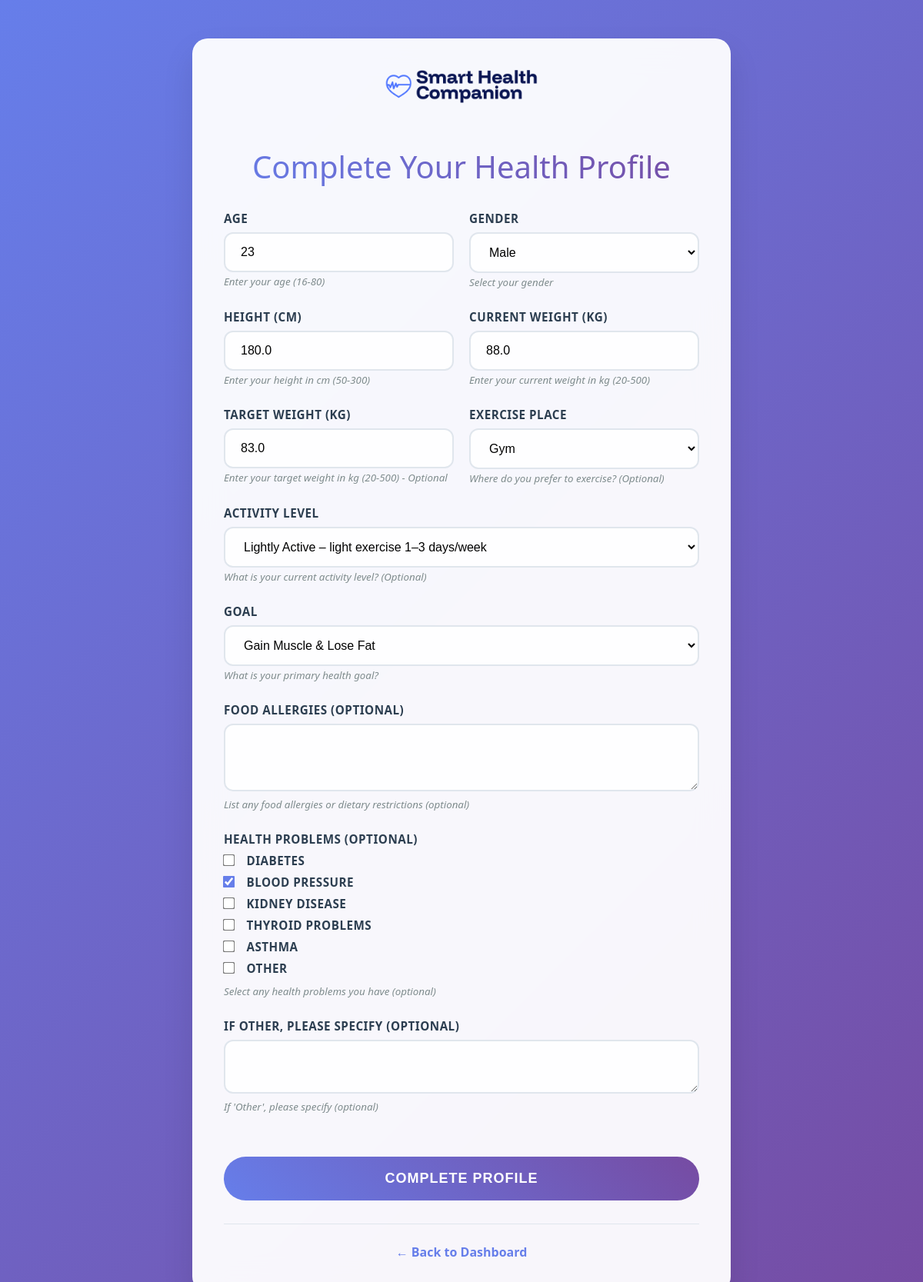
The page /complete-profile/ (signed in) on the database its author committed.
### mainapp/models.py (models this page shows, shortened)
class Profile(models.Model):
    GENDER_CHOICES = [
        ('M', 'Male'),
        ('F', 'Female'),
        ('O', 'Other'),
    ]
    GOAL_CHOICES = [
        ('lose_weight', 'Lose Weight'),
        ('maintain_weight', 'Maintain Weight'),
        ('build_muscle', 'Gain Muscle'),
        ('both', 'Gain Muscle & Lose Fat'),
        ('improve_fitness', 'Improve Fitness'),
    ]
    EXERCISE_PLACE_CHOICES = [
        ('gym', 'Gym'),
        ('home', 'Home'),
        ('outdoor', 'Outdoor'),
    ]
    ACTIVITY_LEVEL_CHOICES = [
        ('sedentary', 'Sedentary – little or no exercise'),
        ('lightly_active', 'Lightly Active – light exercise 1–3 days/week'),
        ('moderately_active', 'Moderately Active – moderate exercise 3–5 days/week'),
        ('very_active', 'Very Active – hard exercise 6–7 days/week'),
        ('extra_active', 'Extra Active – intense training or physical job'),
    ]
    user = models.OneToOneField(User, on_delete=models.CASCADE, related_name='profile')
    age = models.IntegerField(null=True, blank=True)
    height = models.FloatField(null=True, blank=True)
    current_weight = models.FloatField(null=True, blank=True, help_text='Current weight in kg')
    target_weight = models.FloatField(null=True, blank=True, help_text='Target weight in kg')
    gender = models.CharField(max_length=1, choices=GENDER_CHOICES, null=True, blank=True)
    food_allergies = models.TextField(max_length=500, blank=True, null=True)
    goal = models.CharField(max_length=20, choices=GOAL_CHOICES, null=True, blank=True)
    exercise_place = models.CharField(max_length=10, choices=EXERCISE_PLACE_CHOICES, null=True, blank=True, help_text='Preferred exercise location')
    activity_level = models.CharField(max_length=20, choices=ACTIVITY_LEVEL_CHOICES, null=True, blank=True, help_text='Your current activity level')
    health_problems = models.JSONField(default=list, blank=True, help_text='List of health problems/conditions')
    other_health_problems = models.TextField(max_length=500, blank=True, null=True,
                                             help_text='Specify other health problems not listed above')
    weight_loss_plan = models.TextField(blank=True, null=True)
    start_tracking_date = models.DateField(null=True, blank=True)

### mainapp/views.py (the view)
# urls.py: path("complete-profile/", views.complete_profile_view, name="complete_profile"),
@login_required
def complete_profile_view(request):
    profile, created = request.user.profile, False
    if not hasattr(request.user, 'profile'):
        from .models import Profile
        profile = Profile.objects.create(user=request.user)
        created = True
    if request.method == "POST":
        form = ProfileForm(request.POST, instance=profile)
        if form.is_valid():
            profile = form.save()
            try:
                profile_data = {
                    'age': profile.age,
                    'height': profile.height,
                    'current_weight': profile.current_weight,
                    'target_weight': profile.target_weight,
                    'gender': profile.gender,
                    'goal': profile.goal,
                    'exercise_place': profile.exercise_place,
                    'activity_level': profile.activity_level,
                    'food_allergies': profile.food_allergies or 'None',
                    'health_problems': profile.health_problems or [],
                    'other_health_problems': profile.other_health_problems or 'None',
                    'bmi': profile.bmi
                }
                ai_service = AIPlan()
                weight_loss_plan = ai_service.generate_plan(profile_data)
                profile.weight_loss_plan = weight_loss_plan
                profile.save()
            except Exception as e:
                print(f"Error generating weight loss plan: {e}")
            return redirect("dashboard")
        else:
            return render(request, "mainapp/complete_profile.html", {
                "form": form,
                "errors": "Please correct the errors below."
            })
    else:
        form = ProfileForm(instance=profile)
    return render(request, "mainapp/complete_profile.html", {"form": form})

### mainapp/templates/mainapp/complete_profile.html (shortened to what this page needs)
<!DOCTYPE html>
<html>
<head>
    {% load static %}
</head>
<body>
    <div class="container">
        <div class="logo-container">
            <img src="{% static 'smart-health-companion-logo.png' %}" alt="Smart Health Companion Logo" class="logo">
        </div>
        <h2>Complete Your Health Profile</h2>
        <form method="POST">
            <div class="form-row">
                <div class="form-group">
                    <label for="{{ form.age.id_for_label }}">{{ form.age.label }}</label>
                    {{ form.age }}
                    {% if form.age.help_text %}
                        <small style="color: #7f8c8d; font-style: italic;">{{ form.age.help_text }}</small>
                    {% endif %}
                </div>
                <div class="form-group">
                    <label for="{{ form.gender.id_for_label }}">{{ form.gender.label }}</label>
                    {{ form.gender }}
                    {% if form.gender.help_text %}
                        <small style="color: #7f8c8d; font-style: italic;">{{ form.gender.help_text }}</small>
                    {% endif %}
                </div>
            </div>
            <div class="form-row">
                <div class="form-group">
                    <label for="{{ form.height.id_for_label }}">{{ form.height.label }} (cm)</label>
                    {{ form.height }}
                    {% if form.height.help_text %}
                        <small style="color: #7f8c8d; font-style: italic;">{{ form.height.help_text }}</small>
                    {% endif %}
                </div>
                <div class="form-group">
                    <label for="{{ form.current_weight.id_for_label }}">{{ form.current_weight.label }} (kg)</label>
                    {{ form.current_weight }}
                    {% if form.current_weight.help_text %}
                        <small style="color: #7f8c8d; font-style: italic;">{{ form.current_weight.help_text }}</small>
                    {% endif %}
                </div>
            </div>
            <div class="form-row">
                <div class="form-group">
                    <label for="{{ form.target_weight.id_for_label }}">{{ form.target_weight.label }} (kg)</label>
                    {{ form.target_weight }}
                    {% if form.target_weight.help_text %}
                        <small style="color: #7f8c8d; font-style: italic;">{{ form.target_weight.help_text }}</small>
                    {% endif %}
                </div>
                <div class="form-group">
                    <label for="{{ form.exercise_place.id_for_label }}">{{ form.exercise_place.label }}</label>
                    {{ form.exercise_place }}
                    {% if form.exercise_place.help_text %}
                        <small style="color: #7f8c8d; font-style: italic;">{{ form.exercise_place.help_text }}</small>
                    {% endif %}
                </div>
            </div>
            <div class="form-group">
                <label for="{{ form.activity_level.id_for_label }}">{{ form.activity_level.label }}</label>
                {{ form.activity_level }}
                {% if form.activity_level.help_text %}
                    <small style="color: #7f8c8d; font-style: italic;">{{ form.activity_level.help_text }}</small>
                {% endif %}
            </div>
            <div class="form-group">
                <label for="{{ form.goal.id_for_label }}">{{ form.goal.label }}</label>
                {{ form.goal }}
                {% if form.goal.help_text %}
                    <small style="color: #7f8c8d; font-style: italic;">{{ form.goal.help_text }}</small>
                {% endif %}
            </div>
            <div class="form-group">
                <label for="{{ form.food_allergies.id_for_label }}">{{ form.food_allergies.label }} (Optional)</label>
                {{ form.food_allergies }}
                {% if form.food_allergies.help_text %}
                    <small style="color: #7f8c8d; font-style: italic;">{{ form.food_allergies.help_text }}</small>
                {% endif %}
            </div>
            <div class="form-group">
                <label for="{{ form.health_problems.id_for_label }}">Health Problems (Optional)</label>
                {{ form.health_problems }}
                {% if form.health_problems.help_text %}
                    <small style="color: #7f8c8d; font-style: italic;">{{ form.health_problems.help_text }}</small>
                {% endif %}
            </div>
            <div class="form-group">
                <label for="{{ form.other_health_problems.id_for_label }}">If Other, please specify (Optional)</label>
                {{ form.other_health_problems }}
                {% if form.other_health_problems.help_text %}
                    <small style="color: #7f8c8d; font-style: italic;">{{ form.other_health_problems.help_text }}</small>
                {% endif %}
            </div>
            <button type="submit" class="submit-btn">Complete Profile</button>
        </form>
        <div class="back-link">
            <p><a href="{% url 'dashboard' %}">← Back to Dashboard</a></p>
        </div>
    </div>
</body>
</html>

### mainapp/templates/mainapp/complete_profile.html (style rules this page uses)
* { margin: 0; padding: 0; box-sizing: border-box; }
body { font-family: 'Segoe UI', Tahoma, Geneva, Verdana, sans-serif; background: linear-gradient(135deg, #667eea 0%, #764ba2 100%); min-height: 100vh; overflow-x: hidden; position: relative; }
.container { position: relative; z-index: 2; max-width: 700px; margin: 50px auto; padding: 40px; background: rgba(255, 255, 255, 0.95); backdrop-filter: blur(20px); border-radius: 20px; box-shadow: 0 20px 40px rgba(0, 0, 0, 0.1); border: 1px solid rgba(255, 255, 255, 0.2); animation: slideUp 0.8s ease-out; }
h2 { color: #2c3e50; text-align: center; margin-bottom: 30px; font-size: 2.5em; font-weight: 300; background: linear-gradient(45deg, #667eea, #764ba2); -webkit-background-clip: text; -webkit-text-fill-color: transparent; background-clip: text; }
.logo-container { text-align: center; margin-bottom: 50px; }
.logo { width: 200px; height: auto; animation: pulse 2s ease-in-out infinite; }
.form-group { margin-bottom: 25px; position: relative; }
.form-group label { display: block; margin-bottom: 8px; font-weight: 600; color: #2c3e50; font-size: 0.95em; text-transform: uppercase; letter-spacing: 0.5px; }
.form-group input, .form-group select, .form-group textarea { width: 100%; padding: 15px 20px; border: 2px solid #e0e6ed; border-radius: 12px; font-size: 16px; background: rgba(255, 255, 255, 0.9); transition: all 0.3s ease; position: relative; }
.form-group input[type="checkbox"] { width: auto; margin-right: 12px; transform: scale(1.2); accent-color: #667eea; }
.submit-btn { background: linear-gradient(45deg, #667eea, #764ba2); color: white; padding: 18px 40px; border: none; border-radius: 50px; font-size: 18px; font-weight: 600; cursor: pointer; width: 100%; margin-top: 30px; transition: all 0.3s ease; text-transform: uppercase; letter-spacing: 1px; position: relative; overflow: hidden; }
.submit-btn::before { content: ''; position: absolute; top: 0; left: -100%; width: 100%; height: 100%; background: linear-gradient(90deg, transparent, rgba(255, 255, 255, 0.2), transparent); transition: left 0.5s; }
.back-link { text-align: center; margin-top: 30px; padding-top: 25px; border-top: 1px solid #e0e6ed; }
.back-link a { color: #667eea; text-decoration: none; font-weight: 600; transition: all 0.3s ease; position: relative; }
.back-link a::after { content: ''; position: absolute; width: 0; height: 2px; bottom: -2px; left: 0; background: linear-gradient(45deg, #667eea, #764ba2); transition: width 0.3s ease; }
.form-row { display: grid; grid-template-columns: 1fr 1fr; gap: 20px; }

### rows shown on the page
Profile: age "23", gender "Male", height "180.0", current_weight "88.0", target_weight "83.0", exercise_place "Gym", activity_level "Lightly Active – light exercise 1–3 days/week", goal "Gain Muscle & Lose Fat", health_problems "☐ ☑ ☐ ☐ ☐ ☐"
